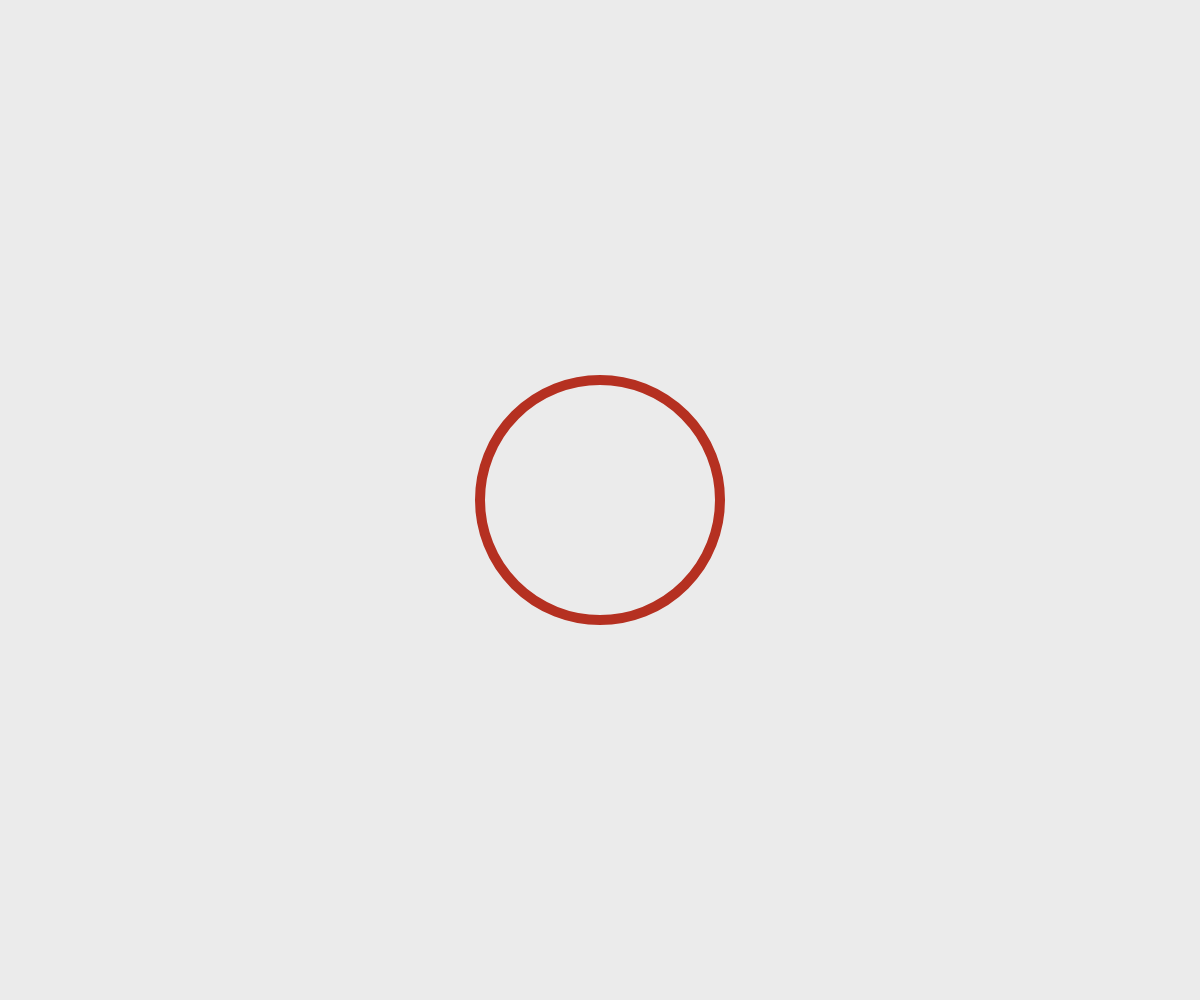
Frame 1 (no input)
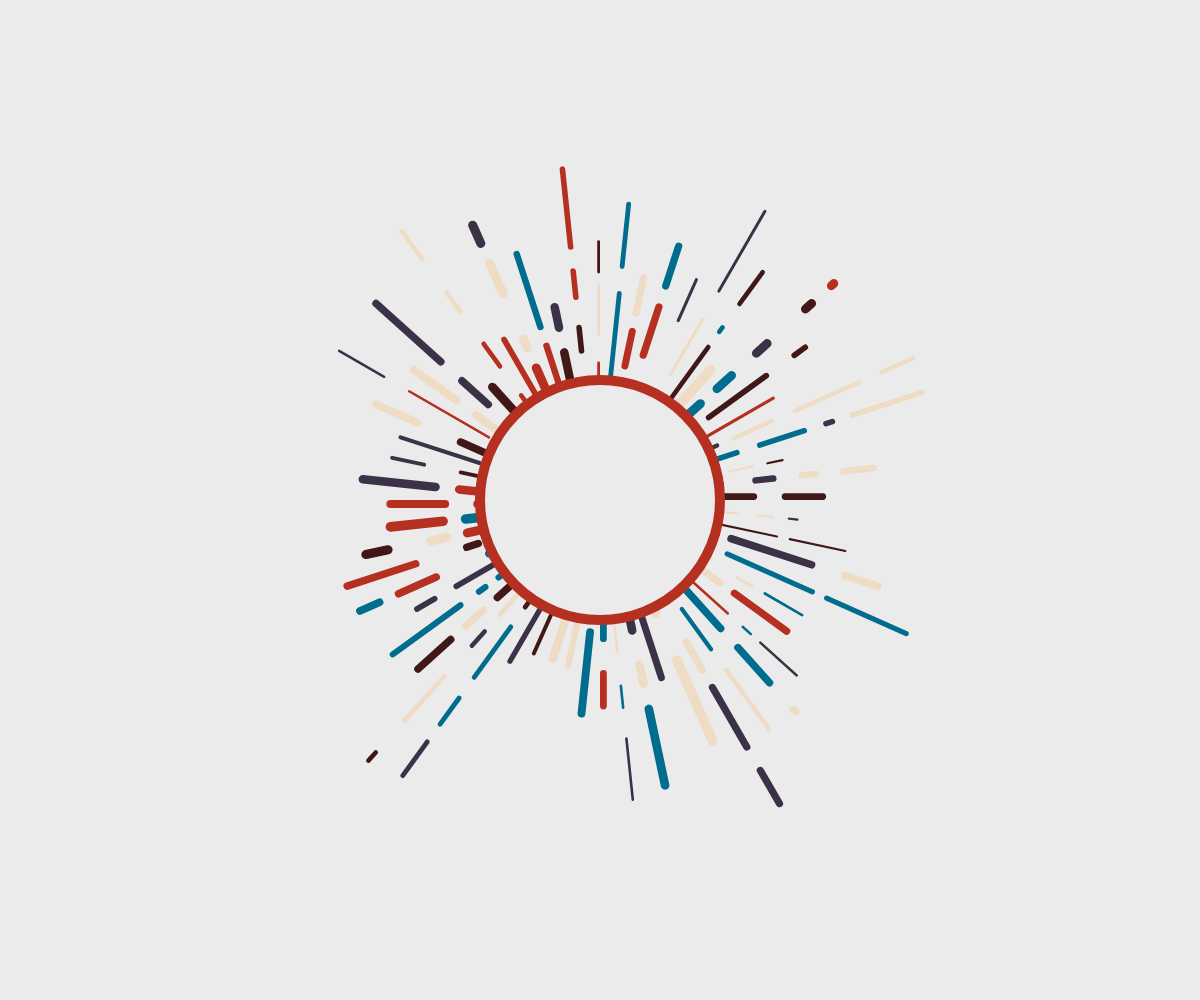
Frame 60 (no input)
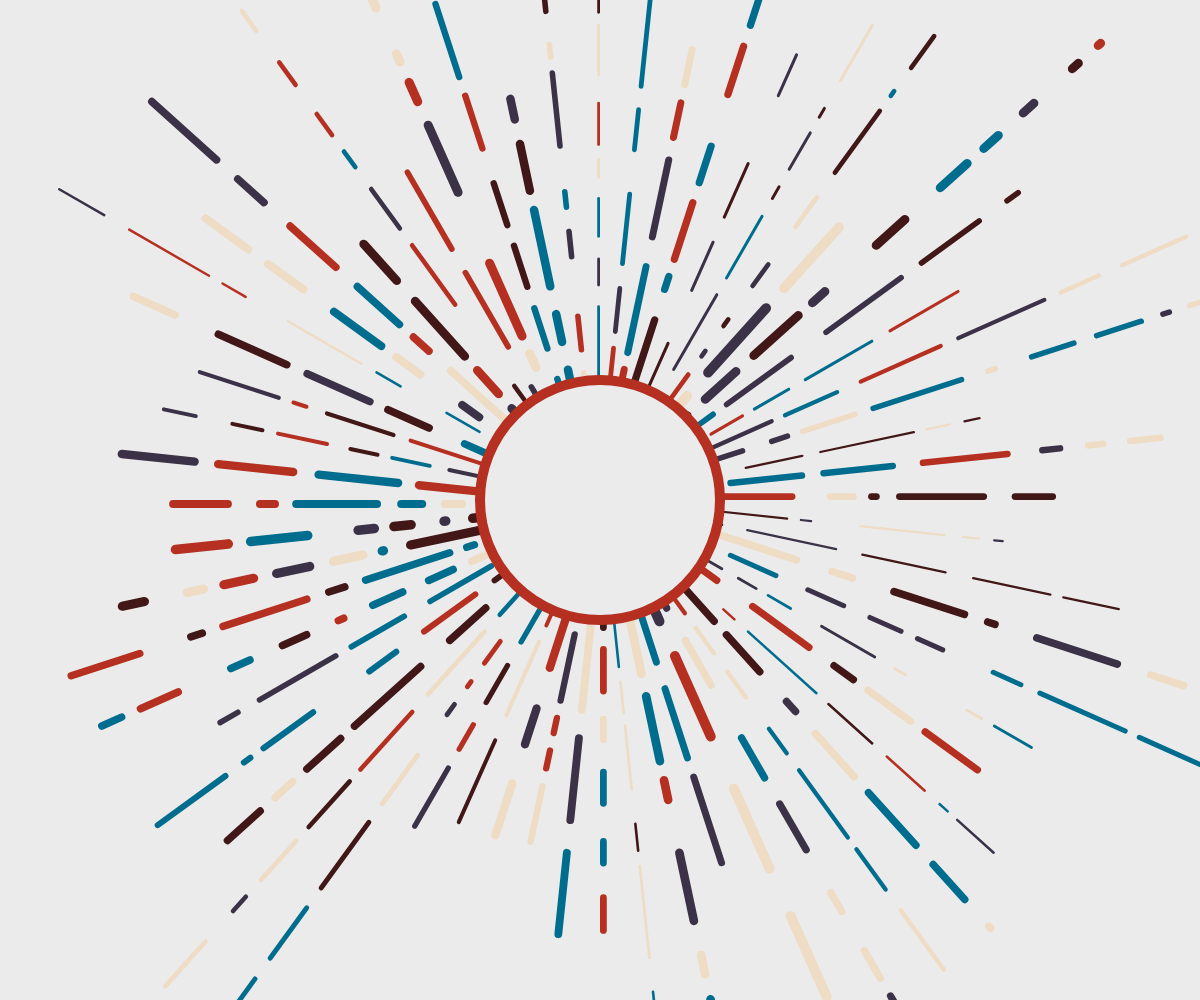
Frame 120 (the mouse pressed at the canvas centre since frame 60)

The p5.js sketch that drew these frames (run headless with seeded random() and noise() and a simulated clock; from frame 60 on, the mouse is pressed at the canvas centre):

// p5.js sketch
// ── sketch.js
const palette = ["#3B3247", "#006D8E", "#EEDCC4", "#B53021", "#421717"]
let lines = [];
let linesNum = 60;

const DIST = 10;
let MAX;
const GEN = 30;

let stColor;

function setup() {
  createCanvas(windowWidth, windowHeight);
  angleMode(DEGREES);

  MAX = width > height ? width : height;
  stColor = random(palette);

  for (let i = 0; i < linesNum; i++) {
    lines.push(new MyLine());
  }
}

function draw() {
  background(235);

  noStroke();
  for (let i = 0; i < lines.length; i++) {
    push();
    translate(width / 2, height / 2);
    rotate(360 * i / lines.length);
    lines[i].display();
    pop();
  }

  fill(235);
  stroke(stColor);
  strokeWeight(10);
  circle(width / 2, height / 2, MAX * 0.2);
}

class MyLine {
  constructor() {
    this.objs = [];
    this.speed = random(3, 6);
    this.h = random(2, 10);
  }

  display() {
    if (random(100) < GEN) {
      if ((this.objs.length == 0) ||
        (this.objs.length > 0 && this.objs[this.objs.length - 1].hasDistance())) {
        this.objs.push((new Obj(this.speed, this.h)));
      }
    }

    for (let i = 0; i < this.objs.length; i++) {
      this.objs[i].move();
      this.objs[i].display();
    }

    if (this.objs.length > 0) {
      for (let j = this.objs.length - 1; j >= 0; j--) {
        if (this.objs[j].isFinished()) {
          this.objs.splice(j, 1);
        }
      }
    }
  }
}

class Obj {
  constructor(tmpSpeed, tmpH) {
    this.x = 0;
    this.y = 0;
    this.speed = tmpSpeed;
    this.w = random(10, 100);
    this.h = tmpH;
    this.c = color(random(palette));
  }

  move() {
    this.x -= this.speed;
  }

  isFinished() {
    if (this.x < -MAX * 0.6 - this.w) {
      return true;
    } else {
      return false;
    }
  }

  hasDistance() {
    if (this.x < -(this.w + DIST)) {
      return true;
    } else {
      return false;
    }
  }

  display() {
    fill(this.c);
    rect(this.x, this.y, this.w, this.h, this.h / 2);
  }
}
